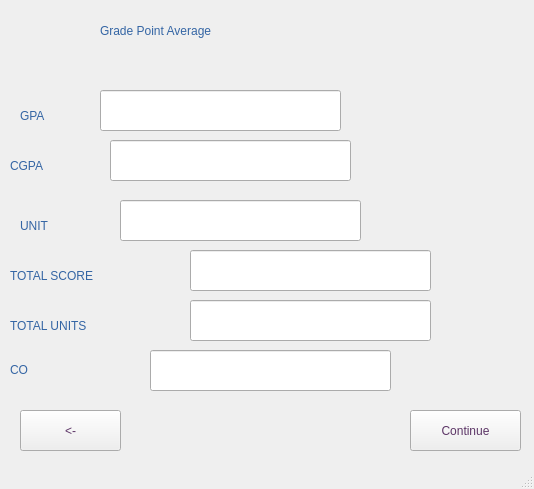
<?xml version="1.0" encoding="UTF-8"?>
<ui version="4.0">
 <class>display</class>
 <widget class="QMainWindow" name="display">
  <property name="geometry">
   <rect>
    <x>0</x>
    <y>0</y>
    <width>534</width>
    <height>489</height>
   </rect>
  </property>
  <property name="minimumSize">
   <size>
    <width>534</width>
    <height>489</height>
   </size>
  </property>
  <property name="maximumSize">
   <size>
    <width>534</width>
    <height>489</height>
   </size>
  </property>
  <property name="windowTitle">
   <string>Results</string>
  </property>
  <property name="tabShape">
   <enum>QTabWidget::Rounded</enum>
  </property>
  <widget class="QWidget" name="centralwidget">
   <widget class="QLabel" name="label">
    <property name="geometry">
     <rect>
      <x>10</x>
      <y>150</y>
      <width>111</width>
      <height>31</height>
     </rect>
    </property>
    <property name="styleSheet">
     <string notr="true">color:rgb(52, 101, 164);
font: italic 17pt &quot;Century Schoolbook L&quot;;</string>
    </property>
    <property name="text">
     <string>CGPA</string>
    </property>
   </widget>
   <widget class="QLabel" name="label_2">
    <property name="geometry">
     <rect>
      <x>100</x>
      <y>10</y>
      <width>311</width>
      <height>41</height>
     </rect>
    </property>
    <property name="styleSheet">
     <string notr="true">color:rgb(52, 101, 164);
font: 57 23pt &quot;Century Schoolbook L&quot;;</string>
    </property>
    <property name="text">
     <string>Grade Point Average</string>
    </property>
   </widget>
   <widget class="QLabel" name="label_3">
    <property name="geometry">
     <rect>
      <x>20</x>
      <y>100</y>
      <width>71</width>
      <height>31</height>
     </rect>
    </property>
    <property name="styleSheet">
     <string notr="true">color:rgb(52, 101, 164);
font: italic 17pt &quot;Century Schoolbook L&quot;;</string>
    </property>
    <property name="text">
     <string>GPA</string>
    </property>
   </widget>
   <widget class="QLabel" name="label_4">
    <property name="geometry">
     <rect>
      <x>10</x>
      <y>260</y>
      <width>171</width>
      <height>31</height>
     </rect>
    </property>
    <property name="styleSheet">
     <string notr="true">color:rgb(52, 101, 164);
font: italic 17pt &quot;Century Schoolbook L&quot;;</string>
    </property>
    <property name="text">
     <string>TOTAL SCORE</string>
    </property>
   </widget>
   <widget class="QLabel" name="label_5">
    <property name="geometry">
     <rect>
      <x>10</x>
      <y>310</y>
      <width>201</width>
      <height>31</height>
     </rect>
    </property>
    <property name="styleSheet">
     <string notr="true">color:rgb(52, 101, 164);
font: italic 17pt &quot;Century Schoolbook L&quot;;</string>
    </property>
    <property name="text">
     <string>TOTAL UNITS</string>
    </property>
   </widget>
   <widget class="QLabel" name="label_6">
    <property name="geometry">
     <rect>
      <x>10</x>
      <y>360</y>
      <width>101</width>
      <height>20</height>
     </rect>
    </property>
    <property name="styleSheet">
     <string notr="true">color:rgb(52, 101, 164);
font: italic 17pt &quot;Century Schoolbook L&quot;;</string>
    </property>
    <property name="text">
     <string>CO</string>
    </property>
   </widget>
   <widget class="QLabel" name="label_7">
    <property name="geometry">
     <rect>
      <x>20</x>
      <y>210</y>
      <width>81</width>
      <height>31</height>
     </rect>
    </property>
    <property name="styleSheet">
     <string notr="true">color:rgb(52, 101, 164);
font: italic 17pt &quot;Century Schoolbook L&quot;;</string>
    </property>
    <property name="text">
     <string>UNIT</string>
    </property>
   </widget>
   <widget class="QLineEdit" name="GPAlineEdit">
    <property name="geometry">
     <rect>
      <x>100</x>
      <y>90</y>
      <width>241</width>
      <height>41</height>
     </rect>
    </property>
    <property name="cursor">
     <cursorShape>PointingHandCursor</cursorShape>
    </property>
    <property name="styleSheet">
     <string notr="true">font: italic 20pt &quot;Century Schoolbook L&quot;;</string>
    </property>
    <property name="readOnly">
     <bool>true</bool>
    </property>
   </widget>
   <widget class="QLineEdit" name="CGPAlineEdit">
    <property name="geometry">
     <rect>
      <x>110</x>
      <y>140</y>
      <width>241</width>
      <height>41</height>
     </rect>
    </property>
    <property name="sizePolicy">
     <sizepolicy hsizetype="Preferred" vsizetype="Preferred">
      <horstretch>0</horstretch>
      <verstretch>0</verstretch>
     </sizepolicy>
    </property>
    <property name="minimumSize">
     <size>
      <width>241</width>
      <height>41</height>
     </size>
    </property>
    <property name="maximumSize">
     <size>
      <width>241</width>
      <height>41</height>
     </size>
    </property>
    <property name="cursor">
     <cursorShape>PointingHandCursor</cursorShape>
    </property>
    <property name="autoFillBackground">
     <bool>false</bool>
    </property>
    <property name="styleSheet">
     <string notr="true">font: italic 20pt &quot;Century Schoolbook L&quot;;</string>
    </property>
    <property name="readOnly">
     <bool>true</bool>
    </property>
   </widget>
   <widget class="QLineEdit" name="UNITlineEdit">
    <property name="geometry">
     <rect>
      <x>120</x>
      <y>200</y>
      <width>241</width>
      <height>41</height>
     </rect>
    </property>
    <property name="cursor">
     <cursorShape>PointingHandCursor</cursorShape>
    </property>
    <property name="styleSheet">
     <string notr="true">font: italic 20pt &quot;Century Schoolbook L&quot;;</string>
    </property>
    <property name="readOnly">
     <bool>true</bool>
    </property>
   </widget>
   <widget class="QLineEdit" name="TSlineEdit">
    <property name="geometry">
     <rect>
      <x>190</x>
      <y>250</y>
      <width>241</width>
      <height>41</height>
     </rect>
    </property>
    <property name="cursor">
     <cursorShape>PointingHandCursor</cursorShape>
    </property>
    <property name="styleSheet">
     <string notr="true">font: italic 20pt &quot;Century Schoolbook L&quot;;</string>
    </property>
    <property name="readOnly">
     <bool>true</bool>
    </property>
   </widget>
   <widget class="QLineEdit" name="TUTlineEdit">
    <property name="geometry">
     <rect>
      <x>190</x>
      <y>300</y>
      <width>241</width>
      <height>41</height>
     </rect>
    </property>
    <property name="cursor">
     <cursorShape>PointingHandCursor</cursorShape>
    </property>
    <property name="styleSheet">
     <string notr="true">font: italic 20pt &quot;Century Schoolbook L&quot;;</string>
    </property>
    <property name="readOnly">
     <bool>true</bool>
    </property>
   </widget>
   <widget class="QLineEdit" name="COlineEdit">
    <property name="geometry">
     <rect>
      <x>150</x>
      <y>350</y>
      <width>241</width>
      <height>41</height>
     </rect>
    </property>
    <property name="cursor">
     <cursorShape>PointingHandCursor</cursorShape>
    </property>
    <property name="autoFillBackground">
     <bool>false</bool>
    </property>
    <property name="styleSheet">
     <string notr="true">font: italic 20pt &quot;Century Schoolbook L&quot;;</string>
    </property>
    <property name="readOnly">
     <bool>true</bool>
    </property>
   </widget>
   <widget class="QPushButton" name="continue_btn">
    <property name="geometry">
     <rect>
      <x>410</x>
      <y>410</y>
      <width>111</width>
      <height>41</height>
     </rect>
    </property>
    <property name="styleSheet">
     <string notr="true">color:rgb(92, 53, 102);
font: 75 14pt &quot;Century Schoolbook L&quot;;</string>
    </property>
    <property name="text">
     <string>Continue</string>
    </property>
   </widget>
   <widget class="QPushButton" name="back_btn">
    <property name="geometry">
     <rect>
      <x>20</x>
      <y>410</y>
      <width>101</width>
      <height>41</height>
     </rect>
    </property>
    <property name="styleSheet">
     <string notr="true">color:rgb(92, 53, 102);
font: 75 14pt &quot;Century Schoolbook L&quot;;</string>
    </property>
    <property name="text">
     <string>&lt;-</string>
    </property>
   </widget>
  </widget>
  <widget class="QStatusBar" name="statusbar"/>
 </widget>
 <resources/>
 <connections/>
</ui>
